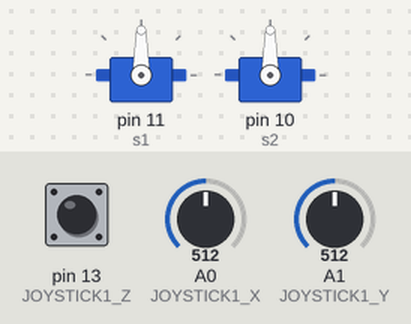
The sketch below on a simulated Arduino Uno, built with avr-gcc and run on an emulated ATmega328P. Shown: 2 × servo. The test bench sets the inputs (shaded band); at power-on: pin 13 (JOYSTICK1_Z) HIGH, A0 (JOYSTICK1_X) = 512, A1 (JOYSTICK1_Y) = 512.

Above: at 1.8 s.
1.9 s: pin 13 (JOYSTICK1_Z) pulled LOW for 1.2 s
5.4 s: A0 (JOYSTICK1_X) set to 716
9.5 s: A1 (JOYSTICK1_Y) set to 306
At 11.2 s:
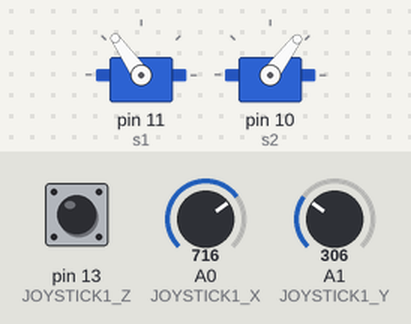
11.9 s: A1 (JOYSTICK1_Y) set to 170
At 12.8 s:
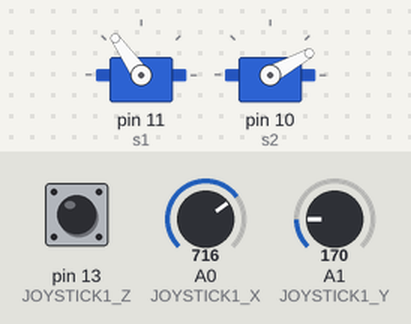
13.9 s: A0 (JOYSTICK1_X) set to 900
At 15.5 s:
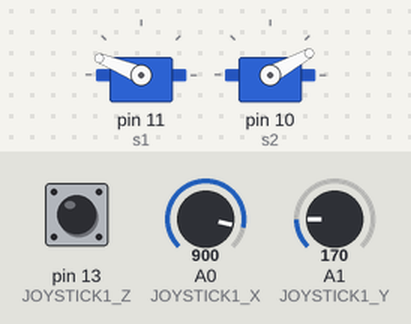
15.9 s: A0 (JOYSTICK1_X) set to 1023
At 17.1 s:
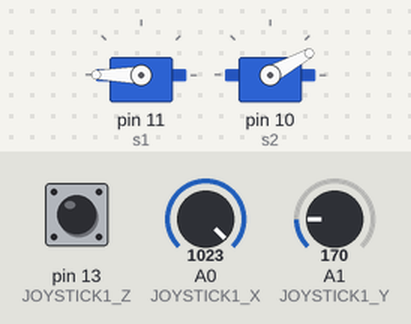
Timing chart, 0 to 18.9 s (numbered marks = the images above; inputs shaded):
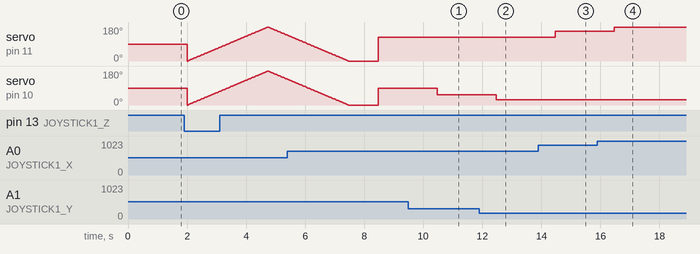

Measured:
- after the input at 9.5 s, servo on pin 10 (s2): 90° → 53° after 0.97 s
- after the input at 11.9 s, servo on pin 10 (s2): 53° → 29° after 0.57 s
- after the input at 13.9 s, servo on pin 11 (s1): 125° → 158° after 0.57 s
- after the input at 15.9 s, servo on pin 11 (s1): 158° → 180° after 0.57 s

The sketch:

sketch_servo_joystick_control.ino
```cpp
#include <Servo.h>

const int JOYSTICK1_X = A0;
const int JOYSTICK1_Y = A1;
const int JOYSTICK1_Z = 13;

Servo s1;
Servo s2;

void setup() {
  // engage serial communication
  Serial.begin(9600);

  // setup pins (input)
  pinMode(JOYSTICK1_X, INPUT);
  pinMode(JOYSTICK1_Y, INPUT);
  pinMode(JOYSTICK1_Z, INPUT_PULLUP);

  // setup servos
  s1.attach(11);
  s1.write(0);
  s2.attach(10);
  s2.write(0);
}

void loop() {
  int joystick1_x = analogRead(JOYSTICK1_X);
  int joystick1_y = analogRead(JOYSTICK1_Y);
  int joystick1_z = digitalRead(JOYSTICK1_Z);

  int joystick1_x_180 = map(joystick1_x, 0, 1023, 0, 180);
  int joystick1_y_180 = map(joystick1_y, 0, 1023, 0, 180);

  s1.write(joystick1_x_180);
  s2.write(joystick1_y_180);

  // start scanning if joystick z is pressed
  if (joystick1_z == 0) {
    s1.write(0);
    s2.write(0);
    for (int i = 0; i < 180; i++) {
      s1.write(i);
      s2.write(i);
      delay(15);
    }

    for (int i = 180; i >= 0; i--) {
      s1.write(i);
      s2.write(i);
      delay(15);
    }
  }

  delay(1000);
}
```
